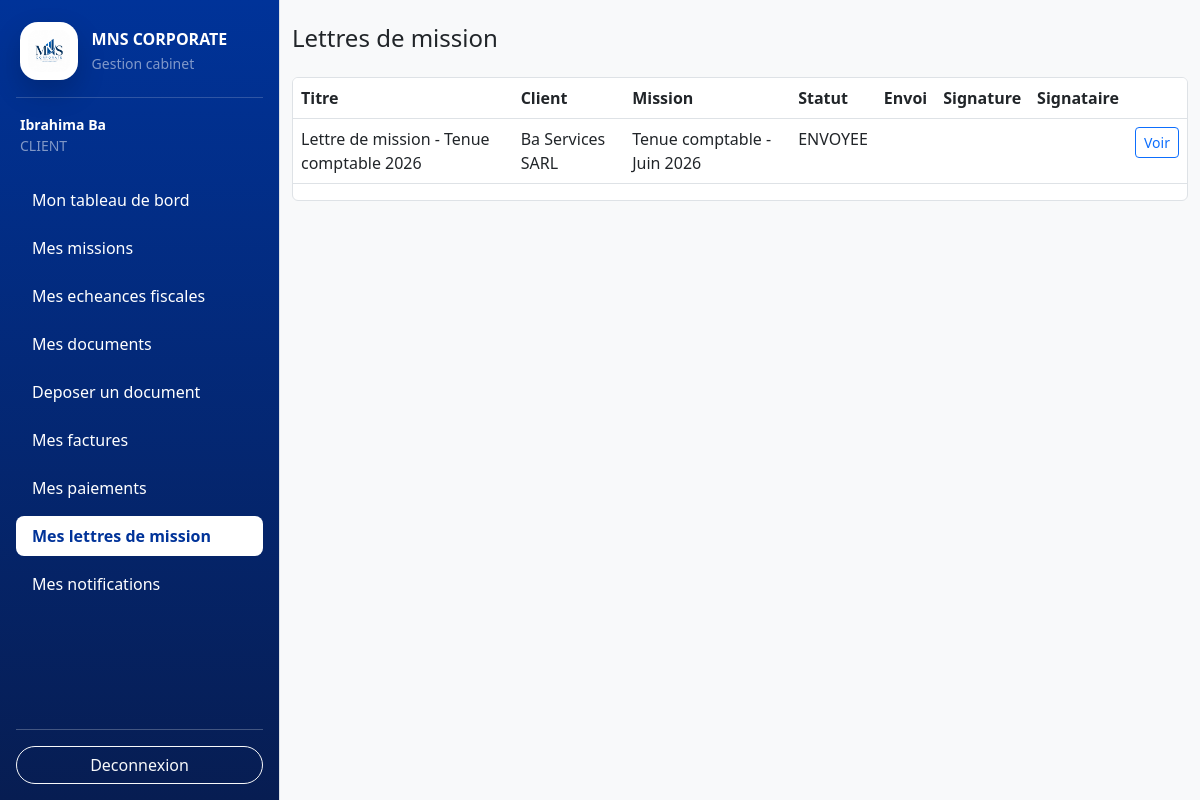
The app's page /frontend/views/engagement_letters/list.php (signed in) with its own data.
### tables this page shows
CREATE TABLE IF NOT EXISTS engagement_letters (
    id INT UNSIGNED AUTO_INCREMENT PRIMARY KEY,
    client_id INT UNSIGNED NOT NULL,
    mission_id INT UNSIGNED NULL,
    title VARCHAR(180) NOT NULL,
    file_path VARCHAR(255) NULL,
    status ENUM('BROUILLON', 'ENVOYEE', 'SIGNEE') NOT NULL DEFAULT 'BROUILLON',
    sent_at DATETIME NULL,
    signed_at DATETIME NULL,
    signed_by_name VARCHAR(150) NULL,
    signature_text VARCHAR(255) NULL,
    created_by INT UNSIGNED NOT NULL,
    created_at TIMESTAMP DEFAULT CURRENT_TIMESTAMP,
    CONSTRAINT fk_letters_client
        FOREIGN KEY (client_id) REFERENCES clients(id)
        ON DELETE CASCADE
        ON UPDATE CASCADE,
    CONSTRAINT fk_letters_mission
        FOREIGN KEY (mission_id) REFERENCES missions(id)
        ON DELETE SET NULL
        ON UPDATE CASCADE,
    CONSTRAINT fk_letters_created_by
        FOREIGN KEY (created_by) REFERENCES users(id)
        ON DELETE RESTRICT
        ON UPDATE CASCADE
);

CREATE TABLE IF NOT EXISTS clients (
    id INT UNSIGNED AUTO_INCREMENT PRIMARY KEY,
    user_id INT UNSIGNED NULL UNIQUE,
    company_name VARCHAR(180) NOT NULL,
    legal_form VARCHAR(100) NULL,
    contact_name VARCHAR(150) NULL,
    email VARCHAR(150) NULL,
    phone VARCHAR(30) NULL,
    address VARCHAR(255) NULL,
    ninea VARCHAR(50) NULL UNIQUE,
    rccm VARCHAR(80) NULL UNIQUE,
    tax_regime VARCHAR(100) NULL,
    accounting_year_start DATE NULL,
    accounting_year_end DATE NULL,
    status ENUM('ACTIF', 'INACTIF') NOT NULL DEFAULT 'ACTIF',
    created_at TIMESTAMP DEFAULT CURRENT_TIMESTAMP,
    updated_at TIMESTAMP DEFAULT CURRENT_TIMESTAMP ON UPDATE CURRENT_TIMESTAMP,
    CONSTRAINT fk_clients_user
        FOREIGN KEY (user_id) REFERENCES users(id)
        ON DELETE SET NULL
        ON UPDATE CASCADE
);

CREATE TABLE IF NOT EXISTS missions (
    id INT UNSIGNED AUTO_INCREMENT PRIMARY KEY,
    client_id INT UNSIGNED NOT NULL,
    mission_catalog_id INT UNSIGNED NOT NULL,
    title VARCHAR(180) NOT NULL,
    description TEXT NULL,
    start_date DATE NOT NULL,
    planned_end_date DATE NULL,
    actual_end_date DATE NULL,
    status ENUM('A_FAIRE', 'EN_COURS', 'TERMINEE', 'EN_RETARD', 'ANNULEE')
        NOT NULL DEFAULT 'A_FAIRE',
    priority ENUM('BASSE', 'MOYENNE', 'HAUTE') NOT NULL DEFAULT 'MOYENNE',
    estimated_hours DECIMAL(8,2) NULL,
    created_by INT UNSIGNED NOT NULL,
    created_at TIMESTAMP DEFAULT CURRENT_TIMESTAMP,
    updated_at TIMESTAMP DEFAULT CURRENT_TIMESTAMP ON UPDATE CURRENT_TIMESTAMP,
    CONSTRAINT fk_missions_client
        FOREIGN KEY (client_id) REFERENCES clients(id)
        ON DELETE CASCADE
        ON UPDATE CASCADE,
    CONSTRAINT fk_missions_catalog
        FOREIGN KEY (mission_catalog_id) REFERENCES mission_catalog(id)
        ON DELETE RESTRICT
        ON UPDATE CASCADE,
    CONSTRAINT fk_missions_created_by
        FOREIGN KEY (created_by) REFERENCES users(id)
        ON DELETE RESTRICT
        ON UPDATE CASCADE
);

### backend/includes/auth_check.php (called while the page is built, shortened)
<?php
require_once __DIR__ . '/helpers.php';
function currentUser(): ?array
{
    if (isset($_SESSION['user']) && is_array($_SESSION['user'])) {
        return $_SESSION['user'];
    }
    return null;
}

### backend/controllers/invoice_controller.php (called while the page is built, shortened)
<?php
function clientForUser(PDO $pdo,int $uid): ?array {$s=$pdo->prepare('SELECT id FROM clients WHERE user_id=:id');$s->execute(['id'=>$uid]);$r=$s->fetch(PDO::FETCH_ASSOC);return $r?:null;}

### backend/models/EngagementLetter.php (called while the page is built, shortened)
<?php
require_once __DIR__ . '/BaseModel.php';
class EngagementLetter extends BaseModel
{
    public function findAll(array $filters=[], int $limit=20, int $offset=0): array
    {
        $params=[]; $where=$this->where($filters,$params); $params['limit']=$limit; $params['offset']=$offset;
        return $this->fetchAll("SELECT el.*, c.company_name, m.title AS mission_title FROM engagement_letters el INNER JOIN clients c ON c.id=el.client_id LEFT JOIN missions m ON m.id=el.mission_id {$where} ORDER BY el.created_at DESC LIMIT :limit OFFSET :offset",$params);
    }
    private function where(array $filters, array &$params): string
    {
        $w=[];
        if(($filters['visible_client_id']??'')!==''){ $w[]='el.client_id = :visible_client_id'; $params['visible_client_id']=$filters['visible_client_id']; }
        return $w?' WHERE '.implode(' AND ',$w):'';
    }
}

### backend/models/BaseModel.php (called while the page is built, shortened)
<?php
abstract class BaseModel
{
    protected PDO $db;
    public function __construct(PDO $db)
    {
        $this->db = $db;
    }
    protected function fetchAll(string $sql, array $params = []): array
    {
        $stmt = $this->db->prepare($sql);
        $stmt->execute($params);
        return $stmt->fetchAll(PDO::FETCH_ASSOC);
    }
}

### backend/includes/helpers.php (called while the page is built, shortened)
<?php
function e(?string $value): string
{
    return htmlspecialchars($value ?? '', ENT_QUOTES, 'UTF-8', false);
}

### frontend/views/engagement_letters/list.php (the view)
<?php declare(strict_types=1); if(!defined('MNS_CONTROLLER_RENDER')){require_once __DIR__.'/../../../backend/controllers/engagement_letter_controller.php'; handleEngagementLetterRequest(); return;} require_once __DIR__.'/../../../backend/includes/helpers.php'; $user=currentUser(); require_once __DIR__.'/../includes/header.php'; ?>
<div class="d-flex"><?php require_once __DIR__.'/../includes/sidebar.php'; ?><main class="container-fluid py-4"><div class="d-flex justify-content-between mb-3"><h1 class="h4">Lettres de mission</h1><?php if($user['role']==='EXPERT'): ?><a class="btn btn-primary" href="/MNS_CORPORATE/frontend/views/engagement_letters/create.php">Nouvelle lettre</a><?php endif; ?></div><div class="table-responsive bg-white border rounded"><table class="table table-hover"><thead><tr><th>Titre</th><th>Client</th><th>Mission</th><th>Statut</th><th>Envoi</th><th>Signature</th><th>Signataire</th><th></th></tr></thead><tbody><?php foreach($letters as $l): ?><tr><td><?php echo e($l['title']); ?></td><td><?php echo e($l['company_name']); ?></td><td><?php echo e($l['mission_title']); ?></td><td><?php echo e($l['status']); ?></td><td><?php echo e($l['sent_at']); ?></td><td><?php echo e($l['signed_at']); ?></td><td><?php echo e($l['signed_by_name']); ?></td><td><a class="btn btn-sm btn-outline-primary" href="/MNS_CORPORATE/frontend/views/engagement_letters/show.php?id=<?php echo e((string)$l['id']); ?>">Voir</a></td></tr><?php endforeach; ?></tbody></table></div></main></div><?php require_once __DIR__.'/../includes/footer.php'; ?>

### records on screen
engagement_letters: title "Lettre de mission - Tenue comptable 2026", client.company_name "Ba Services SARL", mission.title "Tenue comptable - Juin 2026", status "ENVOYEE"

### other values on screen
$fullName "Ibrahima Ba"
$role "CLIENT"
$label "Mon tableau de bord"
$label "Mes missions"
$label "Mes echeances fiscales"
$label "Mes documents"
$label "Deposer un document"
$label "Mes factures"
$label "Mes paiements"
$label "Mes lettres de mission"
$label "Mes notifications"
